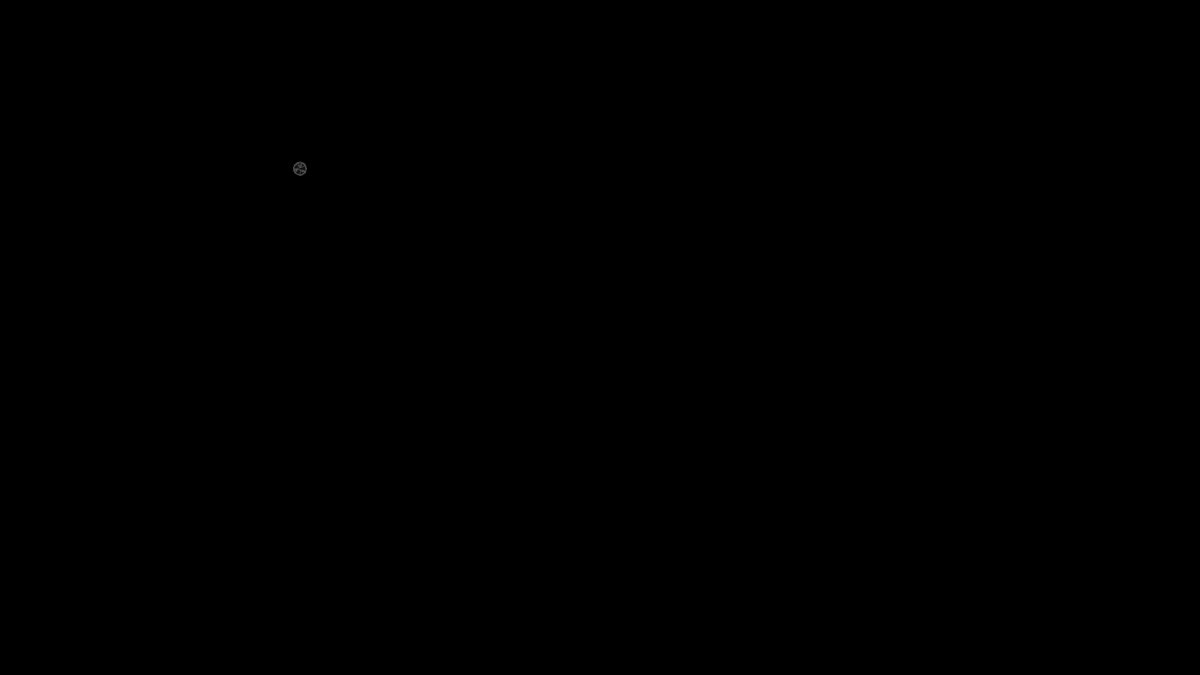
Frame 1 (no input)
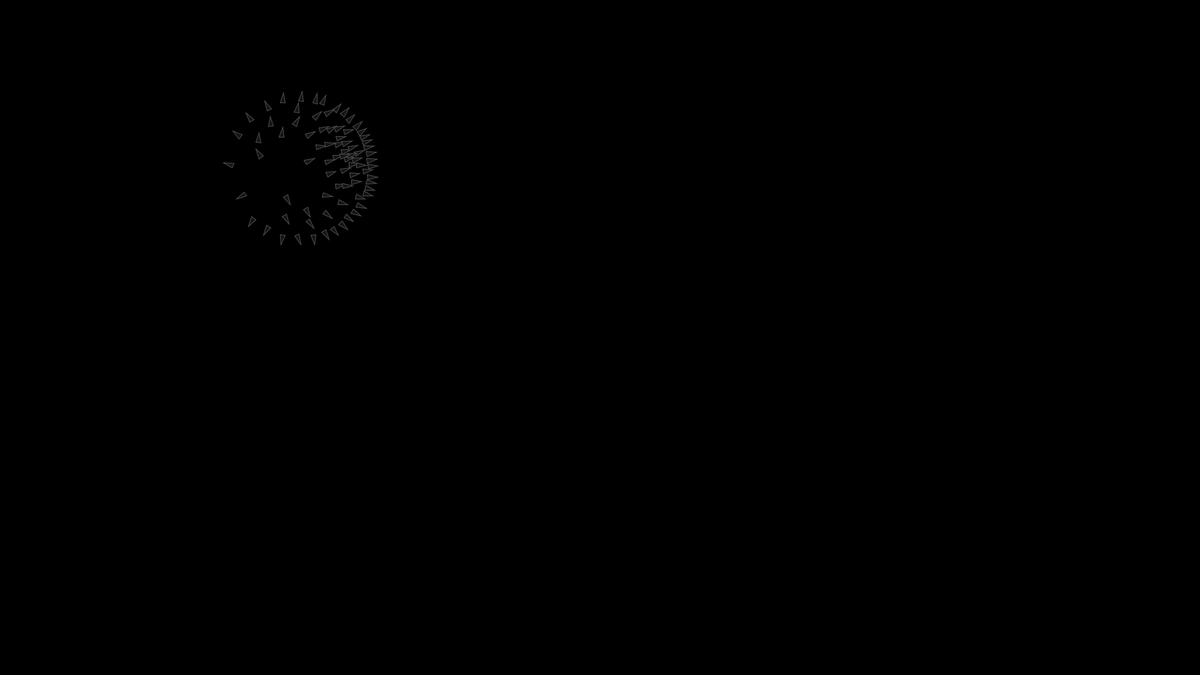
Frame 60 (the mouse pressed at the canvas centre just before this capture)
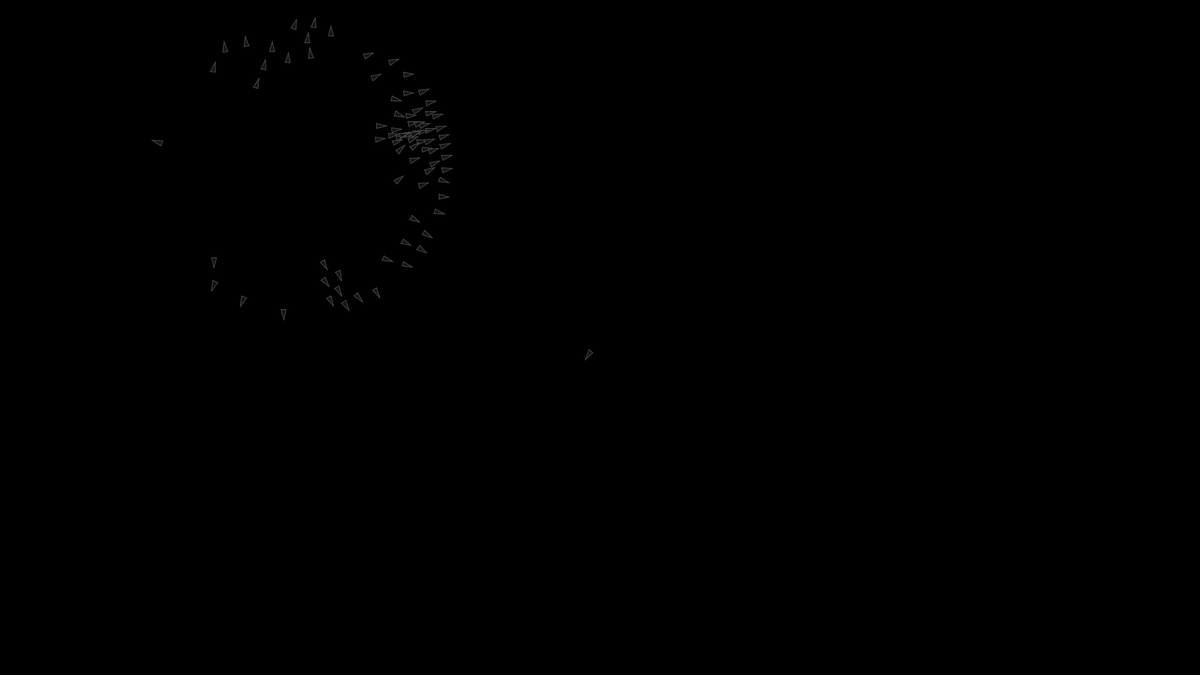
Frame 120 (the mouse held since frame 60 and released just before this capture)

The Processing sketch that drew these frames (run headless with seeded random() and noise(); from frame 60 on, the mouse is pressed at the canvas centre):

// Processing sketch: boid
// ── boid.pde
// All Examples Written by Casey Reas and Ben Fry

// unless otherwise stated.

Flock flock;



void setup() {

  size(1920,1080);

  colorMode(RGB,255,255,255,100);

  flock = new Flock();

  // Add an initial set of boids into the system

  for (int i = 0; i < 80; i++) {

    flock.addBoid(new Boid(new Vector3D(width/4,height/4),2.0f,0.05f));

  frameRate(30);
  
  }

  smooth();

}



void draw() {

  background(0);

  flock.run();

}



// Add a new boid into the System

void mousePressed() {

  flock.addBoid(new Boid(new Vector3D(mouseX,mouseY),2.0f,0.05f));

}



class Flock {

  ArrayList boids; // An arraylist for all the boids



  Flock() {

    boids = new ArrayList(); // Initialize the arraylist

  }



  void run() {

    for (int i = 0; i < boids.size(); i++) {

      Boid b = (Boid) boids.get(i);  

      b.run(boids);  // Passing the entire list of boids to each boid individually

    }

  }



  void addBoid(Boid b) {

    boids.add(b);

  }



}





class Boid {



  Vector3D loc;

  Vector3D vel;

  Vector3D acc;

  float r;

  float maxforce;    // Maximum steering force

  float maxspeed;    // Maximum speed



  Boid(Vector3D l, float ms, float mf) {

    acc = new Vector3D(0,0);

    vel = new Vector3D(random(-1,1),random(-1,1));

    loc = l.copy();

    r = 2.0f;

    maxspeed = ms;

    maxforce = mf;

  }

  

  void run(ArrayList boids) {

    flock(boids);

    update();

    borders();

    render();

  }



  // We accumulate a new acceleration each time based on three rules

  void flock(ArrayList boids) {

    Vector3D sep = separate(boids);   // Separation

    Vector3D ali = align(boids);      // Alignment

    Vector3D coh = cohesion(boids);   // Cohesion

    // Arbitrarily weight these forces

    sep.mult(2.0f);

    ali.mult(1.0f);

    coh.mult(1.0f);

    // Add the force vectors to acceleration

    acc.add(sep);

    acc.add(ali);

    acc.add(coh);

  }

  

  // Method to update location

  void update() {

    // Update velocity

    vel.add(acc);

    // Limit speed

    vel.limit(maxspeed);

    loc.add(vel);

    // Reset accelertion to 0 each cycle

    acc.setXYZ(0,0,0);

  }



  void seek(Vector3D target) {

    acc.add(steer(target,false));

  }

 

  void arrive(Vector3D target) {

    acc.add(steer(target,true));

  }



  // A method that calculates a steering vector towards a target

  // Takes a second argument, if true, it slows down as it approaches the target

  Vector3D steer(Vector3D target, boolean slowdown) {

    Vector3D steer;  // The steering vector

    Vector3D desired = target.sub(target,loc);  // A vector pointing from the location to the target

    float d = desired.magnitude(); // Distance from the target is the magnitude of the vector

    // If the distance is greater than 0, calc steering (otherwise return zero vector)

    if (d > 0) {

      // Normalize desired

      desired.normalize();

      // Two options for desired vector magnitude (1 -- based on distance, 2 -- maxspeed)

      if ((slowdown) && (d < 100.0f)) desired.mult(maxspeed*(d/100.0f)); // This damping is somewhat arbitrary

      else desired.mult(maxspeed);

      // Steering = Desired minus Velocity

      steer = target.sub(desired,vel);

      steer.limit(maxforce);  // Limit to maximum steering force

    } else {

      steer = new Vector3D(0,0);

    }

    return steer;

  }

  

  void render() {

    // Draw a triangle rotated in the direction of velocity

    float theta = vel.heading2D() + radians(90);

    fill(20);

    stroke(80);

    pushMatrix();

    translate(loc.x,loc.y);

    rotate(theta);

    beginShape(TRIANGLES);

    vertex(0, -r*3);

    vertex(-r*2, r*5);

    vertex(r*2, r*5);

    endShape();

    popMatrix();

  }

  

  // Wraparound

  void borders() {

    if (loc.x < -r) loc.x = width+r;

    if (loc.y < -r) loc.y = height+r;

    if (loc.x > width+r) loc.x = -r;

    if (loc.y > height+r) loc.y = -r;

  }



  // Separation

  // Method checks for nearby boids and steers away

  Vector3D separate (ArrayList boids) {

    float desiredseparation = 25.0f;

    Vector3D sum = new Vector3D(0,0,0);

    int count = 0;

    // For every boid in the system, check if it's too close

    for (int i = 0 ; i < boids.size(); i++) {

      Boid other = (Boid) boids.get(i);

      float d = loc.distance(loc,other.loc);

      // If the distance is greater than 0 and less than an arbitrary amount (0 when you are yourself)

      if ((d > 0) && (d < desiredseparation)) {

        // Calculate vector pointing away from neighbor

        Vector3D diff = loc.sub(loc,other.loc);

        diff.normalize();

        diff.div(d);        // Weight by distance

        sum.add(diff);

        count++;            // Keep track of how many

      }

    }

    // Average -- divide by how many

    if (count > 0) {

      sum.div((float)count);

    }

    return sum;

  }

  

  // Alignment

  // For every nearby boid in the system, calculate the average velocity

  Vector3D align (ArrayList boids) {

    float neighbordist = 50.0f;

    Vector3D sum = new Vector3D(0,0,0);

    int count = 0;

    for (int i = 0 ; i < boids.size(); i++) {

      Boid other = (Boid) boids.get(i);

      float d = loc.distance(loc,other.loc);

      if ((d > 0) && (d < neighbordist)) {

        sum.add(other.vel);

        count++;

      }

    }

    if (count > 0) {

      sum.div((float)count);

      sum.limit(maxforce);

    }

    return sum;

  }



  // Cohesion

  // For the average location (i.e. center) of all nearby boids, calculate steering vector towards that location

  Vector3D cohesion (ArrayList boids) {

    float neighbordist = 50.0f;

    Vector3D sum = new Vector3D(0,0,0);   // Start with empty vector to accumulate all locations

    int count = 0;

    for (int i = 0 ; i < boids.size(); i++) {

      Boid other = (Boid) boids.get(i);

      float d = loc.distance(loc,other.loc);

      if ((d > 0) && (d < neighbordist)) {

        sum.add(other.loc); // Add location

        count++;

      }

    }

    if (count > 0) {

      sum.div((float)count);

      return steer(sum,false);  // Steer towards the location

    }

    return sum;

  }

}



// Simple Vector3D Class 



static class Vector3D {

  float x;

  float y;

  float z;



  Vector3D(float x_, float y_, float z_) {

    x = x_; y = y_; z = z_;

  }



  Vector3D(float x_, float y_) {

    x = x_; y = y_; z = 0f;

  }

  

  Vector3D() {

    x = 0f; y = 0f; z = 0f;

  }



  void setX(float x_) {

    x = x_;

  }



  void setY(float y_) {

    y = y_;

  }



  void setZ(float z_) {

    z = z_;

  }

  

  void setXY(float x_, float y_) {

    x = x_;

    y = y_;

  }

  

  void setXYZ(float x_, float y_, float z_) {

    x = x_;

    y = y_;

    z = z_;

  }



  void setXYZ(Vector3D v) {

    x = v.x;

    y = v.y;

    z = v.z;

  }

  

  float magnitude() {

    return (float) Math.sqrt(x*x + y*y + z*z);

  }



  Vector3D copy() {

    return new Vector3D(x,y,z);

  }



  Vector3D copy(Vector3D v) {

    return new Vector3D(v.x, v.y,v.z);

  }

  

  void add(Vector3D v) {

    x += v.x;

    y += v.y;

    z += v.z;

  }



  void sub(Vector3D v) {

    x -= v.x;

    y -= v.y;

    z -= v.z;

  }



  void mult(float n) {

    x *= n;

    y *= n;

    z *= n;

  }



  void div(float n) {

    x /= n;

    y /= n;

    z /= n;

  }



  void normalize() {

    float m = magnitude();

    if (m > 0) {

       div(m);

    }

  }



  void limit(float max) {

    if (magnitude() > max) {

      normalize();

      mult(max);

    }

  }



  float heading2D() {

    float angle = (float) Math.atan2(-y, x);

    return -1*angle;

  }



  Vector3D add(Vector3D v1, Vector3D v2) {

    Vector3D v = new Vector3D(v1.x + v2.x,v1.y + v2.y, v1.z + v2.z);

    return v;

  }



  Vector3D sub(Vector3D v1, Vector3D v2) {

    Vector3D v = new Vector3D(v1.x - v2.x,v1.y - v2.y,v1.z - v2.z);

    return v;

  }



  Vector3D div(Vector3D v1, float n) {

    Vector3D v = new Vector3D(v1.x/n,v1.y/n,v1.z/n);

    return v;

  }



  Vector3D mult(Vector3D v1, float n) {

    Vector3D v = new Vector3D(v1.x*n,v1.y*n,v1.z*n);

    return v;

  }



  float distance (Vector3D v1, Vector3D v2) {

    float dx = v1.x - v2.x;

    float dy = v1.y - v2.y;

    float dz = v1.z - v2.z;

    return (float) Math.sqrt(dx*dx + dy*dy + dz*dz);

  }



}
